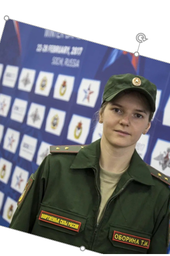
#> input picture t.png, 170 x 256 px, shrunk from 353 x 531 before the run
$ python -i haaf_image_rotator.py   (imports and definitions only)
#> lines starting #> are read from the running program, lines starting #| are printed output that depends on the picture
#> further down, picture is the input picture: shape (256, 170, 3); mean B, G, R 137.3, 132.4, 131.1
import cv2
import numpy as np

# Загрузка изображения
def rotate_image(image:np.ndarray) -> np.ndarray:
    try:
        # Преобразование изображения в оттенки серого
        gray = cv2.cvtColor(image, cv2.COLOR_BGR2GRAY)
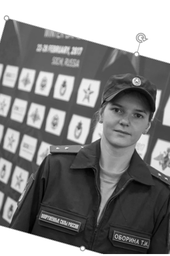
#> gray: shape (256, 170); min 0, max 255, mean 132.6
        # Обнаружение границ с помощью оператора Кэнни
        edges = cv2.Canny(gray, 50, 150)
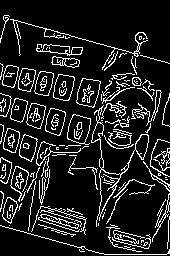
#> edges: shape (256, 170); 13.2% white in thin lines or dots
        # Применение Хафовского преобразования для обнаружения прямых линий
        lines = cv2.HoughLines(edges, 3, np.pi/180, threshold=100)
#> lines = 948 rows, first 8: [138, 0.663], [147, 0.785], [15, 1.85], [75, 0.175], [-6, 2.44], [123, 0.559], [78, 0.192], [72, 0.157]

        # Фильтрация и выбор параллельных линий
        parallel_lines = []
        average_angle = 0
        count = 0
        for line1 in lines:
            rho1, theta1 = line1[0]
            angle1 = theta1 * 180 / np.pi
            for line2 in lines:
                rho2, theta2 = line2[0]
                angle2 = theta2 * 180 / np.pi
                if abs(angle1 - angle2) < 5:  # Фильтрация по углу (параллельные линии с малым отклонением)
                    parallel_lines.append((rho1, theta1))
                    parallel_lines.append((rho2, theta2))
                    average_angle += angle1
                    count += 1
#> this loop made 948 passes
#> (rho1, theta1, angle1) on passes 1 to 3: (138, 0.663, 38), (147, 0.785, 45), (15, 1.85, 106)
#> after the loop, average_angle = 6447527; count = 59542; parallel_lines = 119084 items

        # Нахождение усредненного угла параллельных линий
        if count > 0:
            average_angle /= count
#> average_angle = 108.3
            average_angle = -( 90 - average_angle)
#> average_angle = 18.29
            # [15 lines of commented-out code are left out]
            center = (image.shape[1] // 2, image.shape[0] // 2)
#> center = (85, 128)
            rotation_matrix = cv2.getRotationMatrix2D(center, average_angle, 1.0)
#> rotation_matrix = [[0.95, 0.314, -35.87], [-0.314, 0.95, 33.13]]
            rotated_image = cv2.warpAffine(image, rotation_matrix, (image.shape[1], image.shape[0]))
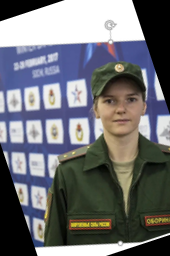
#> rotated_image: shape (256, 170, 3); mean B, G, R 117.6, 113.2, 112.1

            # Вывод изображения с обнаруженными параллельными линиями и поворотом
            cv2.imwrite('result_haaf.jpg', rotated_image)
            return rotated_image
        else:
            print("Не найдено параллельных линий.")
    except:
        return image

>>> import cv2
>>> picture = cv2.imread('t.png')
>>> result = rotate_image(picture)

$ run again, on t2.PNG
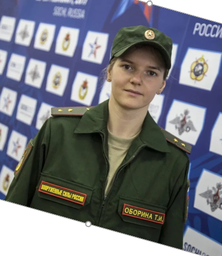
#> input picture t2.PNG, 222 x 256 px, shrunk from 406 x 468 before the run
#> picture is the input picture: shape (256, 222, 3); mean B, G, R 128.2, 122, 120
#> in rotate_image, `edges = cv2.Canny(gray, 50, 150)`:
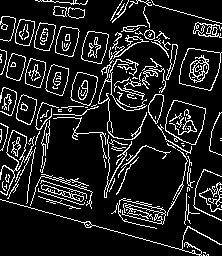
#> edges: shape (256, 222); 12.9% white in thin lines or dots
#> lines = 1311 rows, first 8: [123, 0.716], [126, 0.75], [123, 0.785], [183, 0.506], [141, 0.96], [15, 1.75], [204, 0.0873], [-39, 2.44]
#> the loop in rotate_image, `for line1 in lines:` made 1311 passes
#> (rho1, theta1, angle1) on passes 1 to 3: (123, 0.716, 41), (126, 0.75, 43), (123, 0.785, 45)
#> after the loop in rotate_image, `for line1 in lines:`: average_angle = 10154194.9; count = 104095; parallel_lines = 208190 items
#> in rotate_image, `average_angle /= count`: average_angle = 97.55
#> in rotate_image, `average_angle = -( 90 - average_angle)`: average_angle = 7.55
#> rotation_matrix = [[0.991, 0.131, -15.85], [-0.131, 0.991, 15.69]]
#> in rotate_image, `rotated_image = cv2.warpAffine(image, rotation_matrix, (image.shape[1]..`:
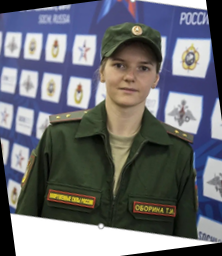
#> rotated_image: shape (256, 222, 3); mean B, G, R 116.8, 111.4, 109.7
